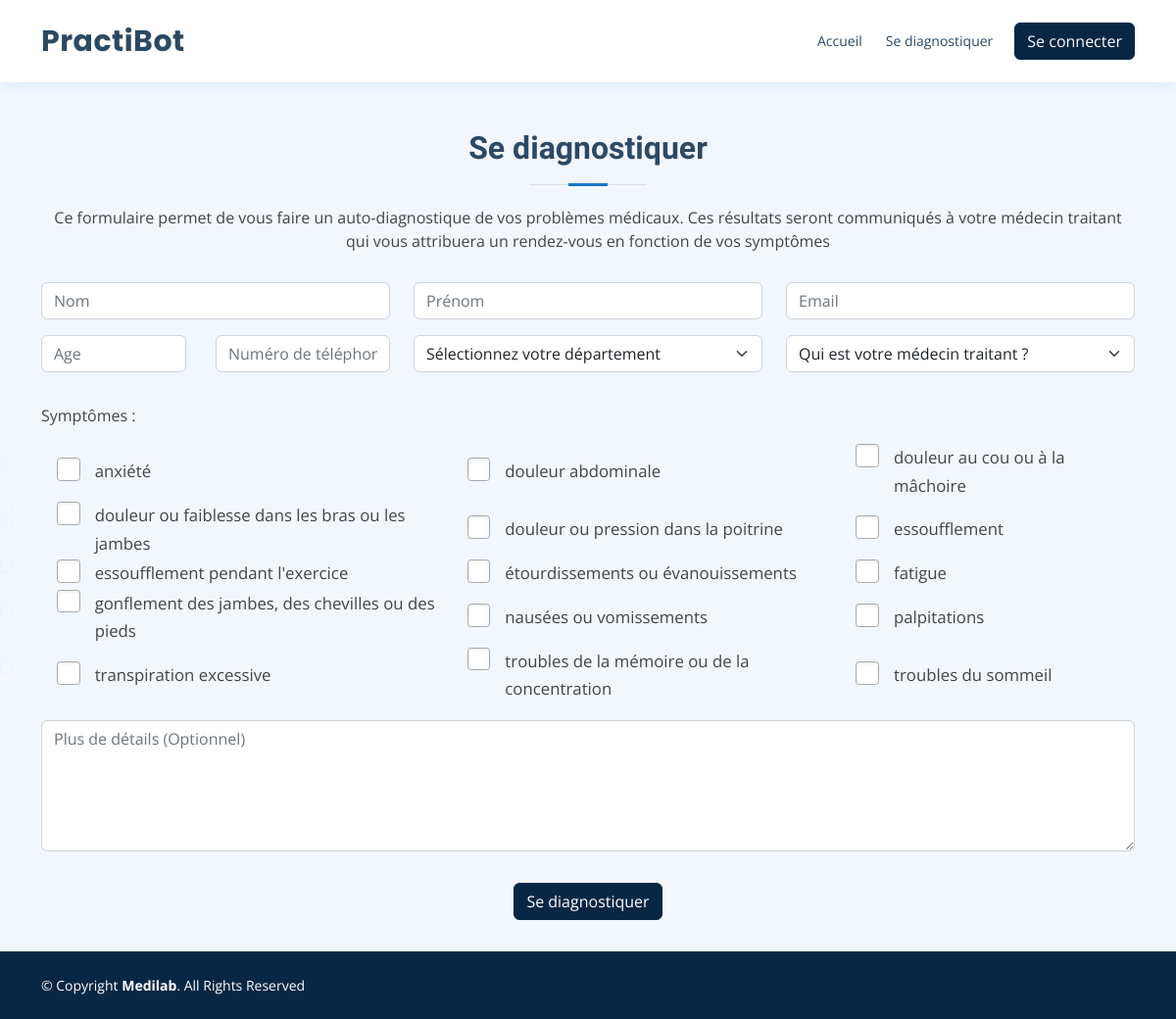
/pages/form.php?form=2, run on the app's committed database.
### tables this page shows
CREATE TABLE `specialite_symptome` (
  `id_spe_symptome` int(11) NOT NULL,
  `id_spe` int(11) NOT NULL,
  `id_symptome` int(11) NOT NULL
);

CREATE TABLE `symptome` (
  `id_symptome` int(11) NOT NULL,
  `nom` varchar(50) NOT NULL
);

### components/symptomes.php (the view)
<table class="tabForm">
    <tr>
        <?php
        $stmt = $conn->prepare("SELECT * FROM specialite_symptome ss INNER JOIN symptome s ON ss.id_symptome = s.id_symptome WHERE id_spe = :form ORDER BY s.nom");
        $stmt->bindParam(':form', $form);
        $stmt->execute();
        $i = 0;
        $j = 0;
        while ($row = $stmt->fetch(PDO::FETCH_ASSOC)) {
            $j = $j + 1;
            if ($i == 3 ) {
                echo "</tr>";
                echo "<tr>";
                $i = 0;
            }
            echo "<td>";
            echo "<div>";
            echo "<input type='checkbox' id='" . $j . "' name='" . $j . "'>";
            echo "<label for='" . $j . "'>" . $row['nom'] . "</label>";
            echo "</div>";
            echo "</td>";
            $i = $i + 1;
        }
        ?>
    </tr>
</table>

### assets/css/style.css (style rules this page uses)
body { font-family: "Open Sans", sans-serif; color: #444444; padding-top: 4.3%; }
footer { bottom: 0; width: 100%; }
.section-bg { background-color: #f1f7fd; }
#footer { color: #fff; font-size: 14px; background: #082744; }
.tabForm { margin: 0; width: 100%; }
td { padding-left: 1rem; padding-right: 1rem; }
[type="checkbox"] { position: absolute; left: 0; opacity: 0.01; }
[type="checkbox"]+label { position: relative; padding-left: 2.3em; font-size: 1.05em; line-height: 1.7; cursor: pointer; }
input[type="checkbox"]:not(:checked)+label::before, input[type="checkbox"]:checked+label::before { content: ''; position: absolute; left: 0; top: 0; width: 1.4em; height: 1.4em; border: 1px solid #aaa; background: #FFF; border-radius: .2em; box-shadow: inset 0 1px 3px rgba(0, 0, 0, .1), 0 0 0 rgba(8,39,68, .2); transition: all .275s; }
input[type="checkbox"]:not(:checked)+label::after, input[type="checkbox"]:checked+label::after { content: '✕'; speak: never; position: absolute; top: .45em; left: .1em; font-size: 1.4em; color: #082744; line-height: 0; transition: all .2s; }
input[type="checkbox"]:not(:checked)+label::after { opacity: 0; transform: scale(0) rotate(45deg); }

### data on the page
specialite_symptome: id_symptome.nom "anxiété"
specialite_symptome: id_symptome.nom "douleur abdominale"
specialite_symptome: id_symptome.nom "douleur au cou ou à la mâchoire"
specialite_symptome: id_symptome.nom "douleur ou faiblesse dans les bras ou les jambes"
specialite_symptome: id_symptome.nom "douleur ou pression dans la poitrine"
specialite_symptome: id_symptome.nom "essoufflement"
specialite_symptome: id_symptome.nom "essoufflement pendant l'exercice"
specialite_symptome: id_symptome.nom "étourdissements ou évanouissements"
specialite_symptome: id_symptome.nom "fatigue"
specialite_symptome: id_symptome.nom "gonflement des jambes, des chevilles ou des pieds"
specialite_symptome: id_symptome.nom "nausées ou vomissements"
specialite_symptome: id_symptome.nom "palpitations"
specialite_symptome: id_symptome.nom "transpiration excessive"
specialite_symptome: id_symptome.nom "troubles de la mémoire ou de la concentration"
specialite_symptome: id_symptome.nom "troubles du sommeil"
